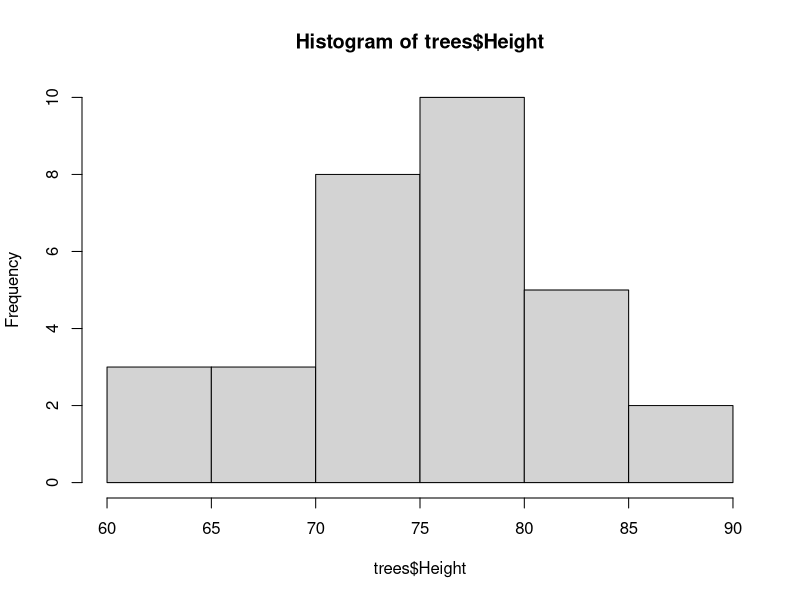
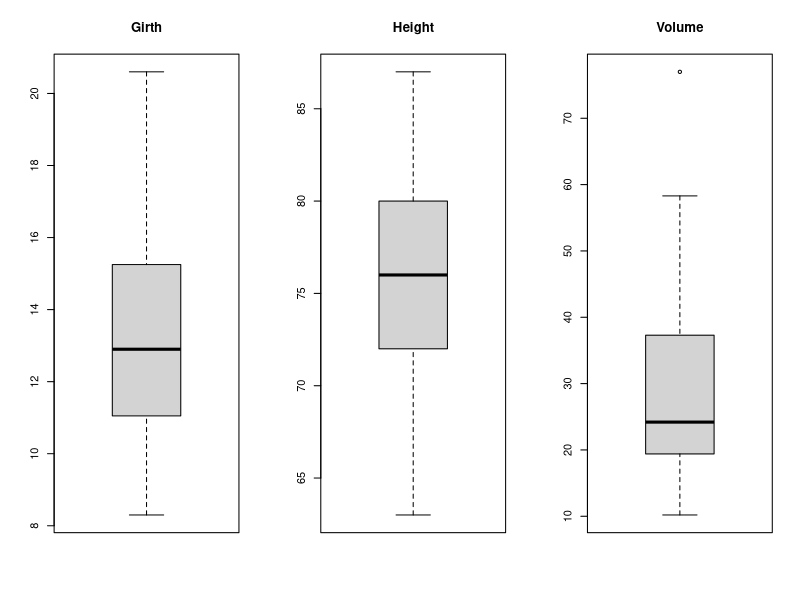

R code for these plots, in order:
## ---- chunk 1
knitr::opts_chunk$set(echo = TRUE)
## ---- chunk 2
summary(trees)
mean(trees$Girth)
## ---- chunk 3
hist(trees$Height)
## ---- chunk 4
par(mfrow=c(1, 3))
boxplot(trees$Girth, main="Girth")
boxplot(trees$Height, main="Height")
boxplot(trees$Volume, main="Volume")
par(mfrow=c(1, 1))
